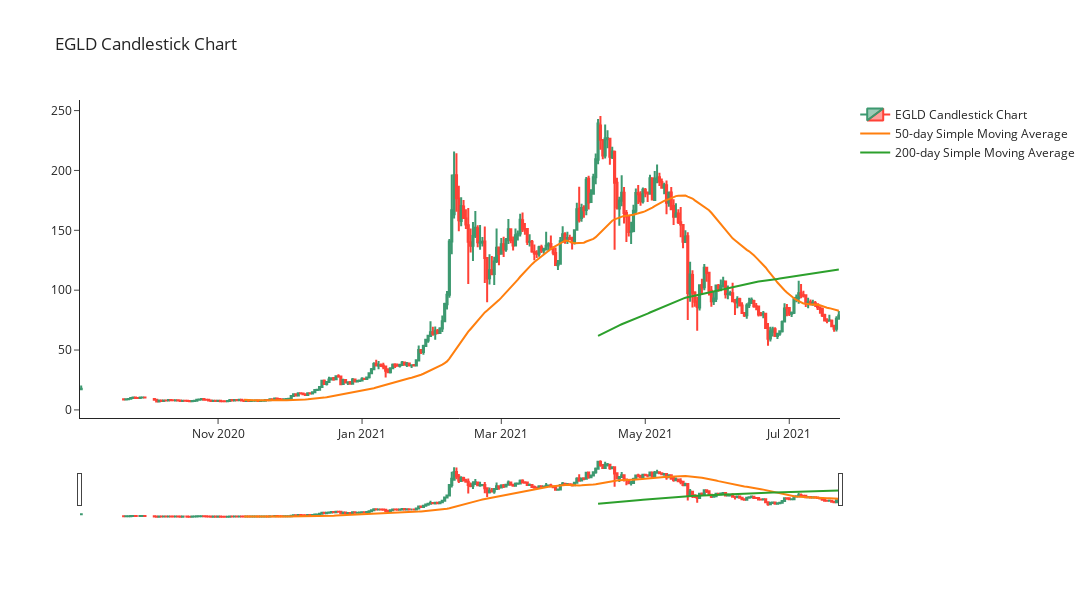

This figure's notebook cell:
### Code cell
draw_candlestick(egld_df, 'egld')

### Figure 1 — Plotly figure (JSON) as saved in the notebook; plotly's stock layout.template omitted (floating-point values rounded to 4 significant figures; data arrays with more than 128 entries replaced by an {"elided": "..."} marker saying what was removed)
{"data": [{"close": {"elided": "302 float values"}, "high": {"elided": "302 float values"}, "low": {"elided": "302 float values"}, "name": "EGLD Candlestick Chart", "open": {"elided": "302 float values"}, "type": "candlestick", "x": {"elided": "302 str values"}}, {"name": "50-day Simple Moving Average", "type": "scatter", "x": {"elided": "302 str values"}, "y": {"elided": "302 float values"}}, {"name": "200-day Simple Moving Average", "type": "scatter", "x": {"elided": "302 str values"}, "y": {"elided": "302 float values"}}], "layout": {"height": 600, "title": {"text": "EGLD Candlestick Chart"}, "width": 1200}}
